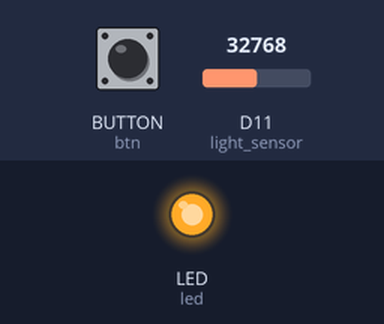
Simulated run of this program. Board: CircuitPython board. Shown: output pins drawn as LEDs (lit = HIGH). The test bench sets the inputs (shaded band); at power-on: BUTTON (btn) HIGH, D11 (light_sensor) = 32768 (analog values on the 0–65535 scale). USB keyboard and mouse output is not drawn; the interpreter's speed is modelled, so counts of loop turns are approximate.

Above: at 1.2 s.
1.3 s: BUTTON (btn) pulled LOW for 0.15 s
At 2.2 s:
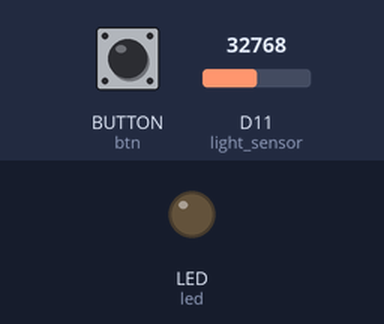
Timing chart, 0 to 4.3 s (numbered marks = the images above; inputs shaded):
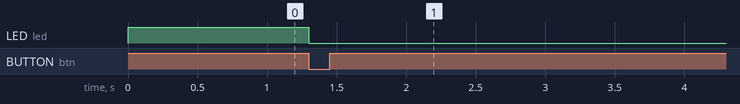

Measured:
- after the input at 1.3 s, LED (led): HIGH → LOW at once

The program:

code.py
```python
import board
import digitalio
from digitalio import DigitalInOut, Direction, Pull
from analogio import AnalogIn
import time
from adafruit_hid.mouse import Mouse
import usb_hid

light_sensor = AnalogIn(board.D11)
led = digitalio.DigitalInOut(board.LED)
led.direction = digitalio.Direction.OUTPUT

btn = DigitalInOut(board.BUTTON)
btn.direction = Direction.INPUT
btn.pull = Pull.UP

mouse = Mouse(usb_hid.devices)

while True:
    if not btn.value:
        led.value = False
        #give 3 seconds to let sensor sit on display
        time.sleep(3)

        #evaluate average luminance, ideally measures black level
        #TODO: need to determine effective sampling rate. ALS-PT19 rise/fall time is .11 and .22 ms respectively (idk what that means)
        start_calibration_timestamp = time.monotonic()
        initial_sensorvalue = 0.0
        n = 0
        while (time.monotonic() - start_calibration_timestamp <= 3.0):
            initial_sensorvalue += light_sensor.value
            n += 1
        initial_sensorvalue = initial_sensorvalue / n

        average_latency = 0.0
        num_runs = 50
        num_miss = 0

        for i in range(num_runs):
            mouse.press(Mouse.LEFT_BUTTON)
            time.sleep(0.01)
            mouse.release(Mouse.LEFT_BUTTON)
            start_test_timestamp = time.monotonic()
            #gtg2% question mark?
            #might need to clamp sampling frequency
            while (time.monotonic() - start_test_timestamp <= 0.1 and light_sensor.value <= initial_sensorvalue + 1.6 * initial_sensorvalue):
                continue
            latency = (time.monotonic() - start_test_timestamp) * 1000
            if latency >= 0.1:
                #ignore
                num_miss += 1
            else:
                average_latency += latency
            time.sleep(0.25)

        print("Average latency over all runs:")
        print(average_latency / (num_runs - num_miss))
    else:
        led.value = True
```
